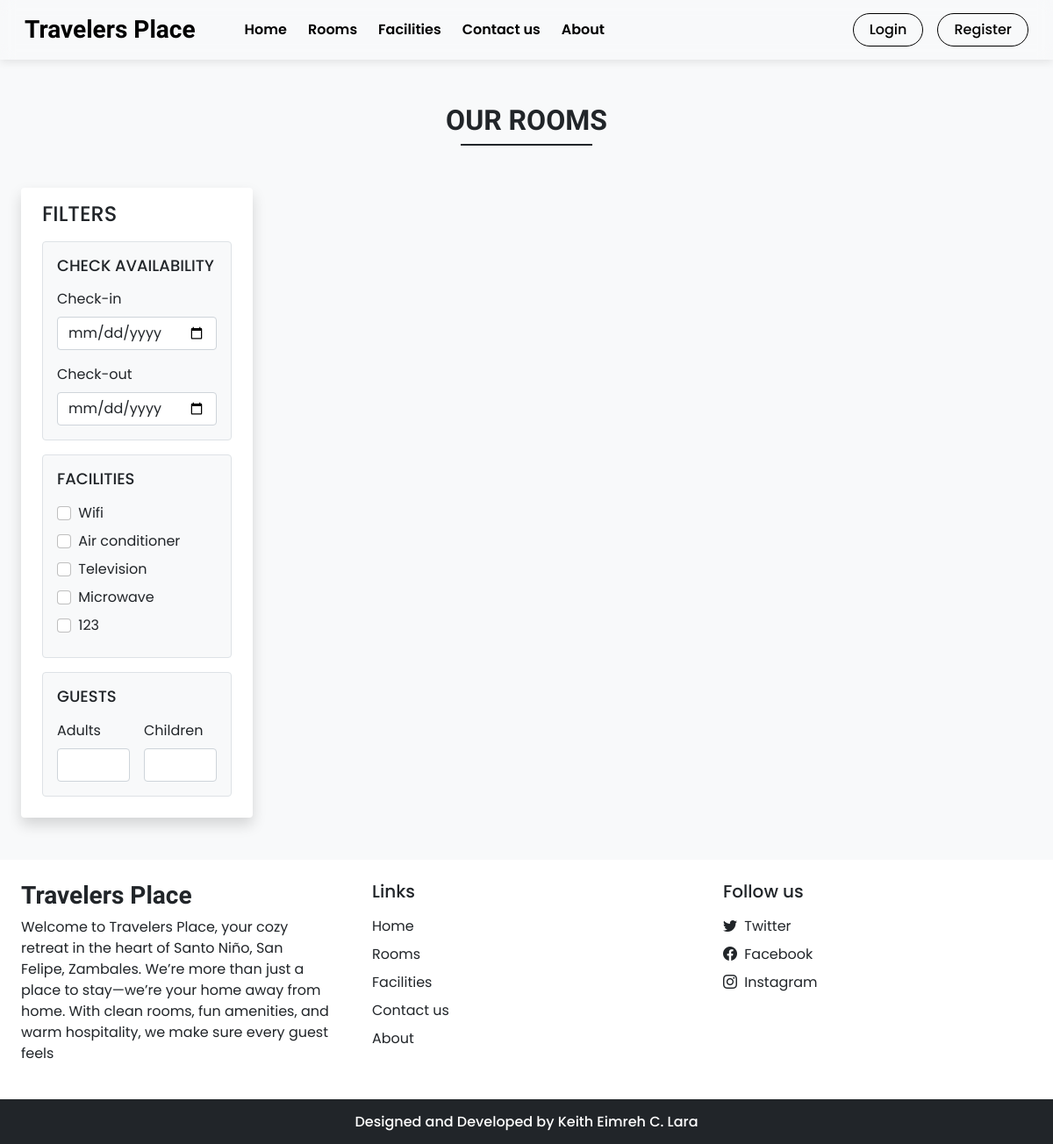
Before: /rooms.php with the older database file.
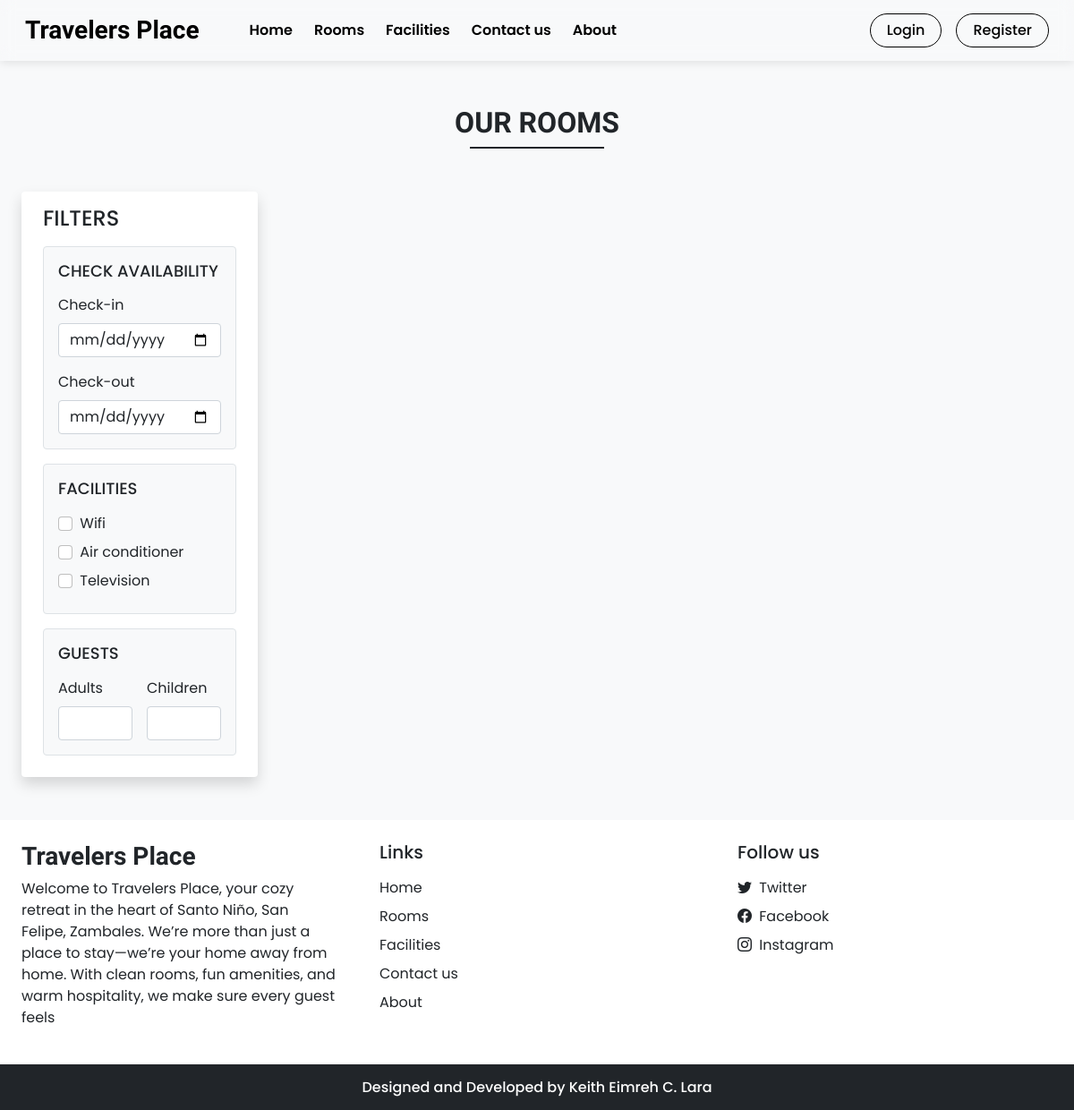
After: the same page with the newer database file.
### tables this page shows
CREATE TABLE `facilities` (
  `id` int(11) NOT NULL AUTO_INCREMENT,
  `icon` varchar(100) NOT NULL,
  `name` varchar(50) NOT NULL,
  `description` varchar(250) NOT NULL,
  PRIMARY KEY (`id`)
);

### admin/inc/db_config.php (called while the page is built, shortened)
<?php
  function selectAll($table)
  {
    $con = $GLOBALS['con'];
    $res = mysqli_query($con,"SELECT * FROM $table");
    return $res;
  }
?>

### rooms.php (the view, shortened to what this page needs)
<!DOCTYPE html>
<html lang="en">
<head>
  <?php require('inc/links.php'); ?>
</head>
<body class="bg-light">
  <?php
    require('inc/header.php');
    $checkin_default="";
    $checkout_default="";
    $adult_default="";
    $children_default="";
  ?>
  <div class="my-5 px-4">
    <h2 class="fw-bold h-font text-center">OUR ROOMS</h2>
    <div class="h-line bg-dark"></div>
  </div>
  <div class="container-fluid">
    <div class="row">
      <div class="col-lg-3 col-md-12 mb-lg-0 mb-4 ps-4">
        <nav class="navbar navbar-expand-lg navbar-light bg-white rounded shadow">
          <div class="container-fluid flex-lg-column align-items-stretch">
            <h4 class="mt-2">FILTERS</h4>
            <div class="collapse navbar-collapse flex-column align-items-stretch mt-2" id="filterDropdown">
              <div class="border bg-light p-3 rounded mb-3">
                <h5 class="d-flex align-items-center justify-content-between mb-3" style="font-size: 18px;">
                  <span>CHECK AVAILABILITY</span>
                </h5>
                <label class="form-label">Check-in</label>
                <input type="date" class="form-control shadow-none mb-3" value="<?php echo $checkin_default ?>" id="checkin" onchange="chk_avail_filter()">
                <label class="form-label">Check-out</label>
                <input type="date" class="form-control shadow-none" value="<?php echo $checkout_default ?>"  id="checkout" onchange="chk_avail_filter()">
              </div>
              <div class="border bg-light p-3 rounded mb-3">
                <h5 class="d-flex align-items-center justify-content-between mb-3" style="font-size: 18px;">
                  <span>FACILITIES</span>
                </h5>
                <?php
                  $facilities_q = selectAll('facilities');
                  while($row = mysqli_fetch_assoc($facilities_q))
                  {
                    echo<<<facilities
                      <div class="mb-2">
                        <input type="checkbox" onclick="fetch_rooms()" name="facilities" value="$row[id]" class="form-check-input shadow-none me-1" id="$row[id]">
                        <label class="form-check-label" for="$row[id]">$row[name]</label>
                      </div>
                    facilities;
                  }
                ?>
              </div>
              <div class="border bg-light p-3 rounded mb-3">
                <h5 class="d-flex align-items-center justify-content-between mb-3" style="font-size: 18px;">
                  <span>GUESTS</span>
                </h5>
                <div class="d-flex">
                  <div class="me-3">
                    <label class="form-label">Adults</label>
                    <input type="number" min="1" id="adults" value="<?php echo $adult_default ?>" oninput="guests_filter()" class="form-control shadow-none">
                  </div>
                  <div>
                    <label class="form-label">Children</label>
                    <input type="number" min="1" id="children" value="<?php echo $children_default ?>" oninput="guests_filter()" class="form-control shadow-none">
                  </div>
                </div>
              </div>
            </div>
          </div>
        </nav>
      </div>
      <div class="col-lg-9 col-md-12 px-4" id="rooms-data">
      </div>
    </div>
  </div>
  <?php require('inc/footer.php'); ?>
</body>
</html>

Changed rows visible on the page:
removed facilities: name "Microwave"
removed facilities: name "123"
